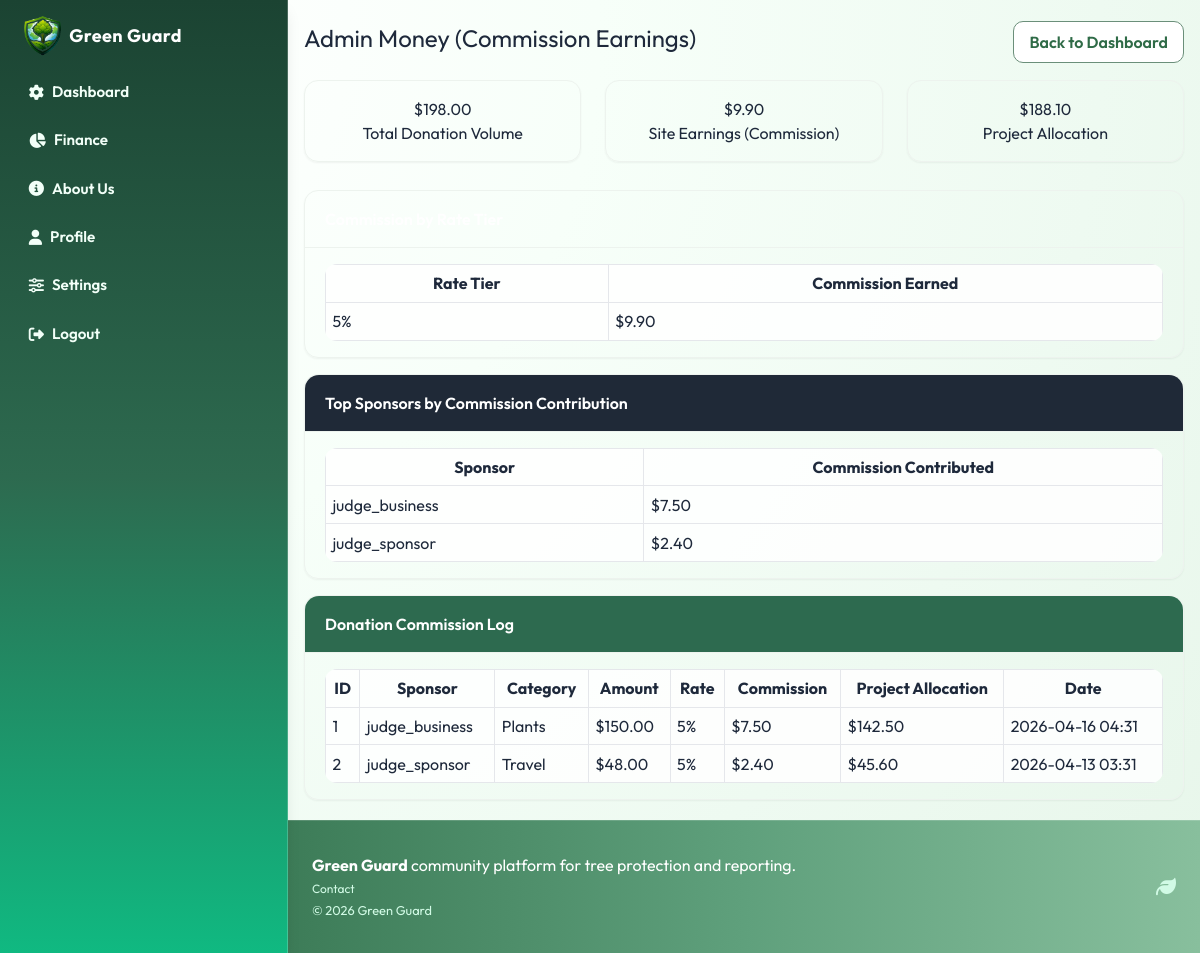
The page /admin/money (signed in) on the database its author committed.
### models.py (models this page shows, shortened)
class User(UserMixin, db.Model):
    id = db.Column(db.Integer, primary_key=True)
    username = db.Column(db.String(80), unique=True, nullable=False)
    email = db.Column(db.String(120), unique=True, nullable=False)
    password_hash = db.Column(db.String(255), nullable=False)
    role = db.Column(db.String(30), default="individual", nullable=False)
    is_admin = db.Column(db.Boolean, default=False, nullable=False)
    verification_status = db.Column(
        db.String(20), default="approved", nullable=False
    )
    verified_at = db.Column(db.DateTime)
    verified_by_id = db.Column(db.Integer, db.ForeignKey("user.id"))
    created_at = db.Column(
        db.DateTime, default=datetime.utcnow, nullable=False)
    verified_by = db.relationship(
        "User",
        remote_side=[id],
        foreign_keys=[verified_by_id],
        post_update=True,
    )
    tree_records = db.relationship(
        "TreeRecord", backref="user", lazy=True, cascade="all, delete-orphan"
    )
    cutting_reports = db.relationship(
        "CuttingReport", backref="user", lazy=True, cascade="all, delete-orphan"
    )
    volunteer_signups = db.relationship(
        "VolunteerCampaignSignup", backref="user", lazy=True, cascade="all, delete-orphan"
    )
    support_donations = db.relationship(
        "SupportDonation", backref="user", lazy=True, cascade="all, delete-orphan"
    )
    created_campaigns = db.relationship(
        "Campaign", backref="creator", lazy=True, foreign_keys="Campaign.creator_user_id"
    )
    merch_purchases = db.relationship(
        "MerchPurchase", backref="user", lazy=True, cascade="all, delete-orphan"
    )

class SupportDonation(db.Model):
    id = db.Column(db.Integer, primary_key=True)
    category = db.Column(db.String(40), nullable=False)
    donation_item = db.Column(db.String(120), nullable=False)
    quantity = db.Column(db.Integer, default=1, nullable=False)
    amount = db.Column(db.Numeric(10, 2), nullable=False)
    points = db.Column(db.Integer, default=0, nullable=False)
    note = db.Column(db.String(500))
    created_at = db.Column(
        db.DateTime, default=datetime.utcnow, nullable=False)
    user_id = db.Column(db.Integer, db.ForeignKey("user.id"), nullable=False)

### routes/admin.py (the view)
@admin_bp.route("/admin/money")
@login_required
@admin_required
def money():
    sponsor_donations = SupportDonation.query.order_by(
        SupportDonation.created_at.desc()).all()
    total_donation_volume = 0.0
    total_commission_earned = 0.0
    total_project_allocation = 0.0
    rows = []
    commission_by_rate = defaultdict(float)
    commission_by_sponsor = defaultdict(float)
    for donation in sponsor_donations:
        amount = float(donation.amount)
        if amount < 1000:
            commission_rate = 0.05
        elif amount < 5000:
            commission_rate = 0.10
        else:
            commission_rate = 0.15
        commission_amount = amount * commission_rate
        project_allocation = amount - commission_amount
        total_donation_volume += amount
        total_commission_earned += commission_amount
        total_project_allocation += project_allocation
        commission_rate_label = f"{int(commission_rate * 100)}%"
        commission_by_rate[commission_rate_label] += commission_amount
        commission_by_sponsor[donation.user.username] += commission_amount
        rows.append(
            {
                "id": donation.id,
                "sponsor_name": donation.user.username,
                "category": donation.category,
                "amount": amount,
                "rate_label": commission_rate_label,
                "commission_amount": commission_amount,
                "project_allocation": project_allocation,
                "created_at_text": donation.created_at.strftime("%Y-%m-%d %H:%M"),
            }
        )
    top_sponsor_commissions = sorted(
        commission_by_sponsor.items(),
        key=lambda item: item[1],
        reverse=True,
    )[:10]
    rate_breakdown_rows = [
        {
            "rate": rate,
            "commission_total": total,
        }
        for rate, total in sorted(
            commission_by_rate.items(),
            key=lambda item: int(item[0].replace("%", "")),
        )
    ]
    return render_template(
        "admin/money.html",
        total_donation_volume=total_donation_volume,
        total_commission_earned=total_commission_earned,
        total_project_allocation=total_project_allocation,
        rows=rows,
        rate_breakdown_rows=rate_breakdown_rows,
        top_sponsor_commissions=top_sponsor_commissions,
    )

### app.py (called while the page is built)
@login_manager.user_loader
def load_user(user_id: str):
    from models import User
    return User.query.get(int(user_id))

### routes/admin.py (called while the page is built)
def admin_required(view_func):
    @wraps(view_func)
    def wrapped(*args, **kwargs):
        if not current_user.is_authenticated:
            return redirect(url_for("auth.login"))
        if not current_user.is_admin:
            abort(403)
        return view_func(*args, **kwargs)
    return wrapped

### templates/admin/money.html (shortened to what this page needs)
{% extends 'base.html' %}
{% block content %}
  <div class="container my-5">
    <div class="row mb-4">
      <div class="col-12 d-flex justify-content-between align-items-center flex-wrap">
        <h1 class="h3 mb-2 mb-md-0">Admin Money (Commission Earnings)</h1>
        <a href="{{ url_for('admin.dashboard') }}" class="btn btn-outline-secondary">Back to Dashboard</a>
      </div>
    </div>
    <div class="row mb-4">
      <div class="col-md-4 mb-3">
        <div class="card h-100 shadow-sm">
          <div class="card-body text-center">
            <h2>${{ '%.2f'|format(total_donation_volume) }}</h2>
            <p class="mb-0">Total Donation Volume</p>
          </div>
        </div>
      </div>
      <div class="col-md-4 mb-3">
        <div class="card h-100 shadow-sm border-success">
          <div class="card-body text-center">
            <h2 class="text-success">${{ '%.2f'|format(total_commission_earned) }}</h2>
            <p class="mb-0">Site Earnings (Commission)</p>
          </div>
        </div>
      </div>
      <div class="col-md-4 mb-3">
        <div class="card h-100 shadow-sm">
          <div class="card-body text-center">
            <h2>${{ '%.2f'|format(total_project_allocation) }}</h2>
            <p class="mb-0">Project Allocation</p>
          </div>
        </div>
      </div>
    </div>
    <div class="card shadow-sm mb-4">
      <div class="card-header bg-primary text-white">Commission by Rate Tier</div>
      <div class="card-body table-responsive">
        <table class="table table-bordered table-sm mb-0">
          <thead>
            <tr>
              <th>Rate Tier</th>
              <th>Commission Earned</th>
            </tr>
          </thead>
          <tbody>
            {% for row in rate_breakdown_rows %}
              <tr>
                <td>{{ row.rate }}</td>
                <td>${{ '%.2f'|format(row.commission_total) }}</td>
              </tr>
            {% else %}
              <tr>
                <td colspan="2" class="text-center text-muted">No donation data available.</td>
              </tr>
            {% endfor %}
          </tbody>
        </table>
      </div>
    </div>
    <div class="card shadow-sm mb-4">
      <div class="card-header bg-dark text-white">Top Sponsors by Commission Contribution</div>
      <div class="card-body table-responsive">
        <table class="table table-bordered table-sm mb-0">
          <thead>
            <tr>
              <th>Sponsor</th>
              <th>Commission Contributed</th>
            </tr>
          </thead>
          <tbody>
            {% for sponsor_name, commission_total in top_sponsor_commissions %}
              <tr>
                <td>{{ sponsor_name }}</td>
                <td>${{ '%.2f'|format(commission_total) }}</td>
              </tr>
            {% else %}
              <tr>
                <td colspan="2" class="text-center text-muted">No sponsor commission data available.</td>
              </tr>
            {% endfor %}
          </tbody>
        </table>
      </div>
    </div>
    <div class="card shadow-sm">
      <div class="card-header bg-success text-white">Donation Commission Log</div>
      <div class="card-body table-responsive">
        <table class="table table-bordered table-sm mb-0">
          <thead>
            <tr>
              <th>ID</th>
              <th>Sponsor</th>
              <th>Category</th>
              <th>Amount</th>
              <th>Rate</th>
              <th>Commission</th>
              <th>Project Allocation</th>
              <th>Date</th>
            </tr>
          </thead>
          <tbody>
            {% for donation in rows %}
              <tr>
                <td>{{ donation.id }}</td>
                <td>{{ donation.sponsor_name }}</td>
                <td>{{ donation.category|replace('_', ' ')|title }}</td>
                <td>${{ '%.2f'|format(donation.amount) }}</td>
                <td>{{ donation.rate_label }}</td>
                <td>${{ '%.2f'|format(donation.commission_amount) }}</td>
                <td>${{ '%.2f'|format(donation.project_allocation) }}</td>
                <td>{{ donation.created_at_text }}</td>
              </tr>
            {% else %}
              <tr>
                <td colspan="8" class="text-center text-muted">No donations found.</td>
              </tr>
            {% endfor %}
          </tbody>
        </table>
      </div>
    </div>
  </div>
{% endblock %}

### static/css/style.css (style rules this page uses)
:root { --gg-green-dark: #2f6b47; --gg-green-mid: #5fa07c; --gg-green-soft: #ecf9f0; --gg-earth: #b8a398; --gg-blush: #dff3e5; --gg-sky: #d8efe0; --gg-lemon: #f1f8dc; --gg-text: #223229; --gg-shadow: 0 10px 24px rgba(74, 125, 95, 0.16); }
body { font-family: 'Outfit', sans-serif; background: radial-gradient(circle at 8% 4%, #ffffff 0%, #f7fff9 35%, #eefaf1 70%, #e7f6ea 100%); color: var(--gg-text); }
.card { border: 1px solid #edf3ee; border-radius: 14px; box-shadow: var(--gg-shadow); }
.btn, .form-control, .custom-select { border-radius: 10px; }
.table { background: rgba(255, 255, 255, 0.88); border-radius: 12px; overflow: hidden; }
.table-responsive { width: 100%; overflow-x: auto; -webkit-overflow-scrolling: touch; }
.container { width: 100%; max-width: 1120px; margin-left: auto; margin-right: auto; padding-left: 1rem; padding-right: 1rem; }
.row { display: flex; flex-wrap: wrap; margin-left: -0.75rem; margin-right: -0.75rem; }
[class*="col-"] { width: 100%; padding-left: 0.75rem; padding-right: 0.75rem; }
.col-12 { width: 100%; }
.col-md-3, .col-md-4, .col-md-5, .col-md-6, .col-md-8, .col-lg-5, .col-lg-8 { width: 100%; }
@media (min-width: 768px) { .col-md-4 { width: 33.333333%; } }
.d-flex { display: flex; }
.align-items-center { align-items: center; }
.justify-content-between { justify-content: space-between; }
.text-center { text-align: center; }
.text-white, .text-light { color: #ffffff; }
.h3 { font-size: 1.5rem; }
.card-header, .card-body { padding: 1rem 1.25rem; }
.card-header { border-bottom: 1px solid #edf3ee; border-radius: 14px 14px 0 0; font-weight: 600; }
.bg-success { background-color: #2d6a4f; color: #fff; }
.bg-dark { background-color: #1f2937; color: #fff; }
.btn { display: inline-flex; align-items: center; justify-content: center; gap: 0.35rem; font-weight: 600; border: 1px solid transparent; padding: 0.5rem 0.95rem; cursor: pointer; text-decoration: none; }
.btn-outline-primary, .btn-outline-secondary { border-color: #6b8f7a; color: #2f6b47; background: #ffffff; }
.table { width: 100%; border-collapse: collapse; }
.table th, .table td { border: 1px solid #e5e7eb; padding: 0.6rem; vertical-align: top; }
.table-sm th, .table-sm td { padding: 0.4rem; }
.table-responsive>.table { min-width: 720px; }
.shadow-sm { box-shadow: 0 6px 18px rgba(74, 125, 95, 0.12); }
.h-100 { height: 100%; }
.flex-wrap { flex-wrap: wrap; }
.my-5 { margin-top: 3rem; margin-bottom: 3rem; }
.mb-0 { margin-bottom: 0; }
.mb-2 { margin-bottom: 0.5rem; }
.mb-3 { margin-bottom: 1rem; }
.mb-4 { margin-bottom: 1.5rem; }

### rows shown on the page
User: username "judge_business", commission_total "7.50"
User: username "judge_sponsor", commission_total "2.40"
SupportDonation: id "1", sponsor_name "judge_business", category "Plants", amount "150.00", rate_label "5%", commission_amount "7.50", project_allocation "142.50", created_at_text "2026-04-16 04:31"
SupportDonation: id "2", sponsor_name "judge_sponsor", category "Travel", amount "48.00", rate_label "5%", commission_amount "2.40", project_allocation "45.60", created_at_text "2026-04-13 03:31"

### other values the page prints
{{ '%.2f'|format(total_donation_volume) }} "198.00"
{{ '%.2f'|format(total_commission_earned) }} "9.90"
{{ '%.2f'|format(total_project_allocation) }} "188.10"
{{ row.rate }} "5%"
{{ '%.2f'|format(row.commission_total) }} "9.90"
